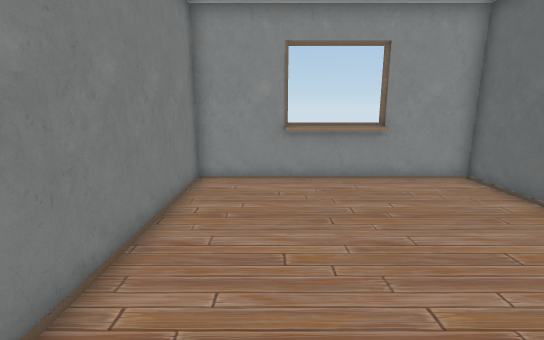
[1] (above)

16 first-person views from a walk through a scene from a Unity 3-D project. The camera is 1.3 m above the floor, tilts 12° down and sees 85° across. The floor is counted in squares, 0.5 m on a side. Each view is taken from the middle of a square. On the plan, view 1 faces up. The plan holds only what a view shows up to about 19 squares ahead; the rest is blank. The player character is not drawn.

[2]
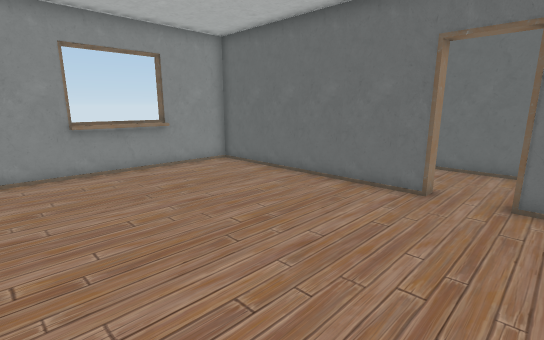

[3]
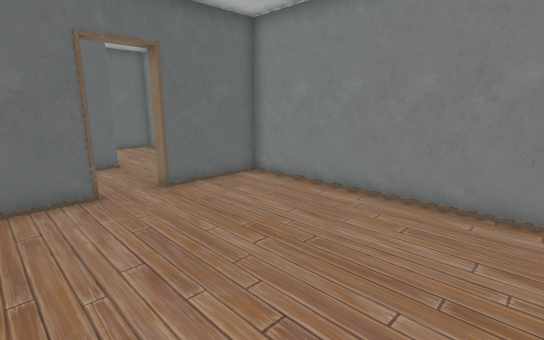

[4]
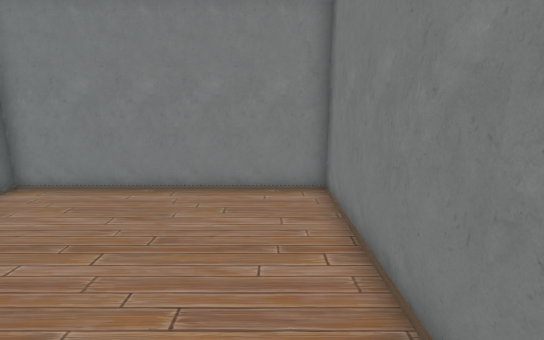

[5]
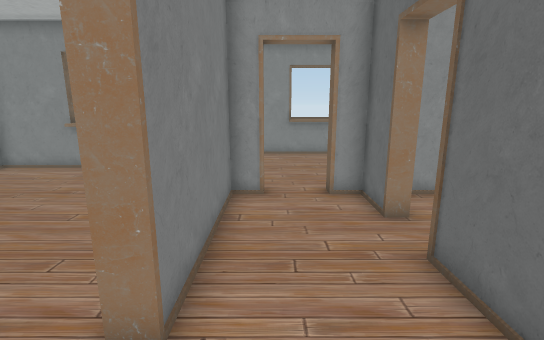

[6]
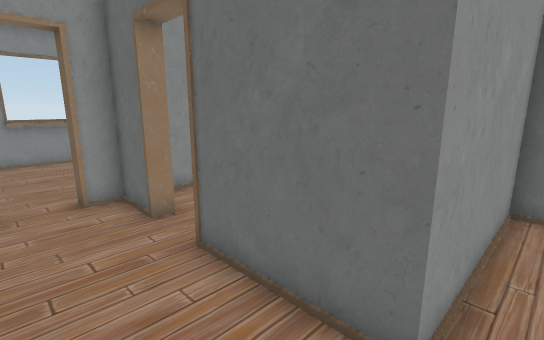

[7]
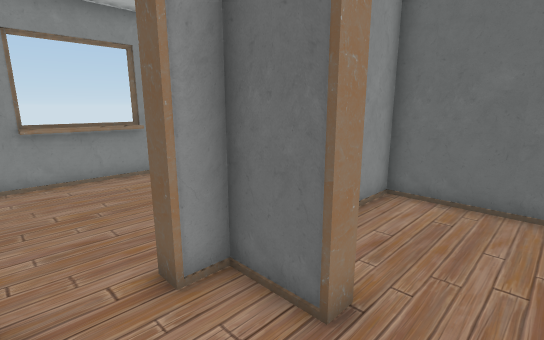

[8]
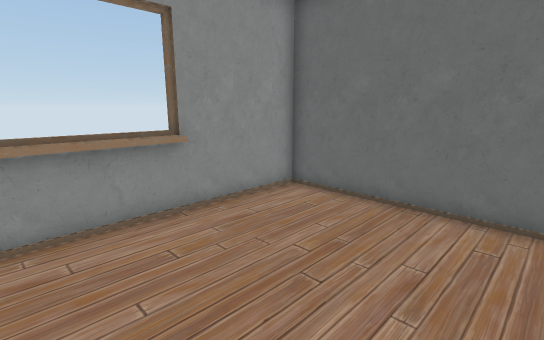

[9]
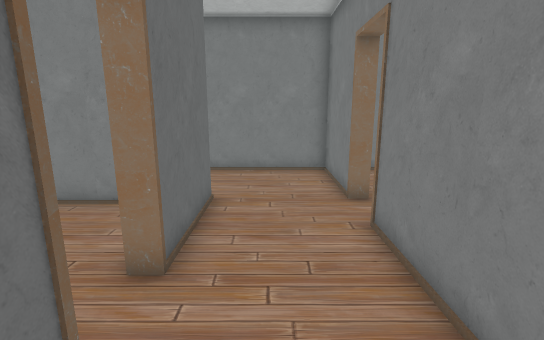

[10]
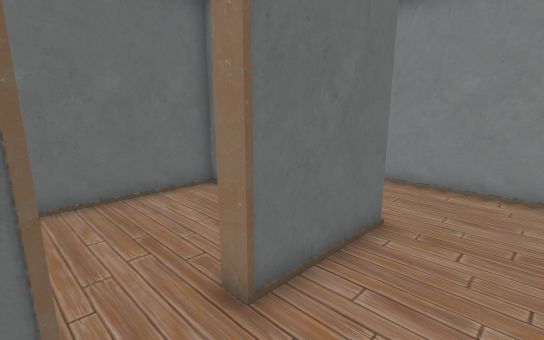

[11]
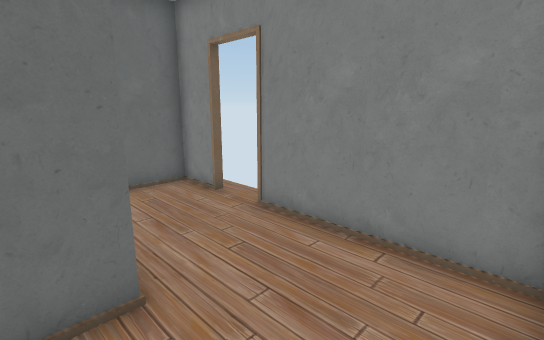

[12]
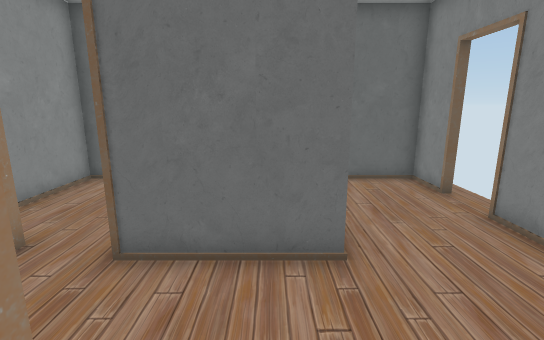

[13]
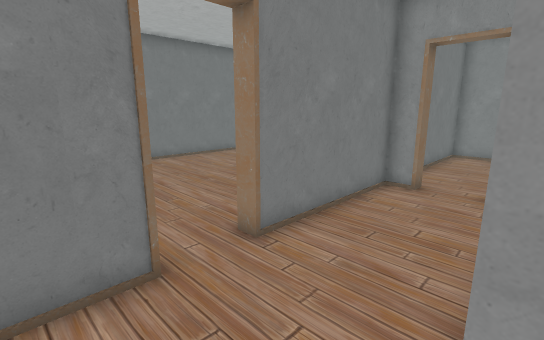

[14]
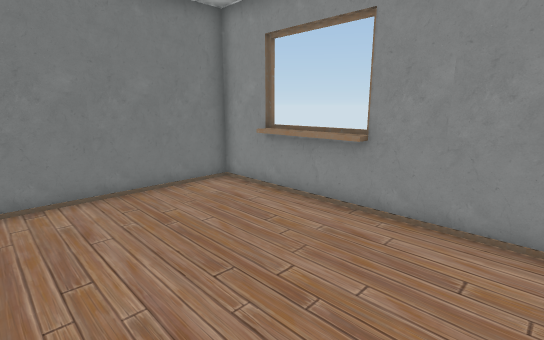

[15]
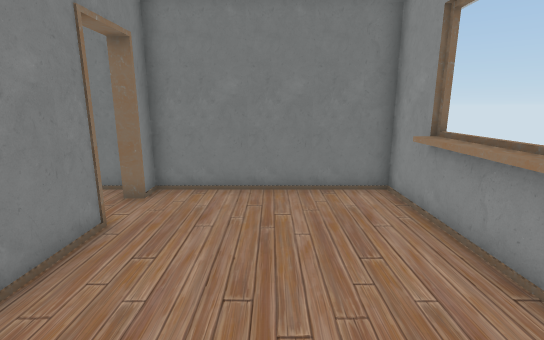

[16]
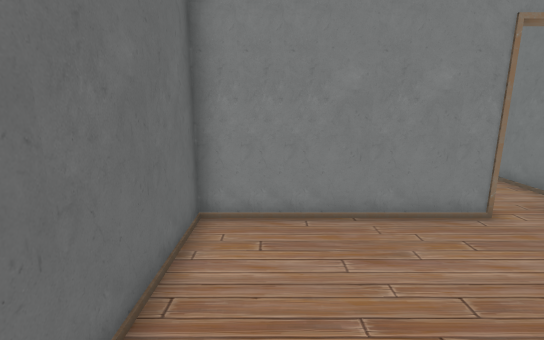

### Floor plan
Points are (right, up) in squares from view 1. A wall is a line through its corners. A room is listed if a view was taken in it or the views show most of it. See-through windows are left out.
Room 1 (views 1, 2, 3, 4, 11, 12)
walls: (7.8, 0.7) (7.2, 0.7) (7.2, 10.7) (-2.8, 10.7) (-2.8, -5.3) (7.2, -5.3) (7.2, -1.3) (7.8, -1.3)
low walls: (4.1, 10.3) (0.4, 10.3)
ways out: opening at (7.5, 0) to room 5
Room 2 (views 5, 6, 13)
walls: (15.7, -5.6) (15.7, -5.3) (17.7, -5.3) (17.7, -1.3) (11.8, -1.3); (7.8, -1.3) (7.8, -5.3) (13.8, -5.3)
ways out: opening at (10, -1) to room 5
Room 3 (views 7, 8, 9, 10, 14, 15, 16)
walls: (12.4, 4.7) (11.8, 4.7) (11.8, 6.7) (10.8, 6.7) (10.8, 7.3) (17.7, 7.3) (17.7, 14.8) (7.8, 14.8) (7.8, 7.3) (8.8, 7.3) (8.8, 6.7) (7.8, 6.7) (7.8, 0.7); (11.8, 0.4) (11.8, 2.7) (12.4, 2.7)
low walls: (13.6, 14.8) (13.6, 14.3) (9.9, 14.3)
ways out: opening at (12, 3.5) to room 4; opening at (10, 1.5) to room 5
Room 4 (no view inside)
walls: (14.1, -0.7) (15.9, -0.7); (17.7, -0.9) (17.7, 6.7) (13.2, 6.7)
ways out: opening at (12, 3.5) to room 3
Room 5 (no view inside)
walls: (11.8, -1.3) (11.8, 0.4)
ways out: opening at (7.5, 0) to room 1; opening at (10, -1) to room 2; opening at (10, 1.5) to room 3

Where each view was taken, in squares from view 1:
view 1: 0 up, 0 right, facing up
view 2: 2 down, 2 left, facing up-right
view 3: 3 up, 2 left, facing down-right
view 4: 4 up, 1 left, facing down
view 5: 2 down, 9 right, facing up
view 6: 2 down, 9 right, facing up-right
view 7: 3 up, 9 right, facing up-right
view 8: 8 up, 10 right, facing up-right
view 9: 7 up, 10 right, facing down
view 10: 5 up, 9 right, facing down-right
view 11: 0 up, 8 right, facing down-right
view 12: 0 up, 7 right, facing right
view 13: 3 down, 12 right, facing up-left
view 14: 8 up, 17 right, facing up-left
view 15: 11 up, 17 right, facing left
view 16: 14 up, 16 right, facing down
